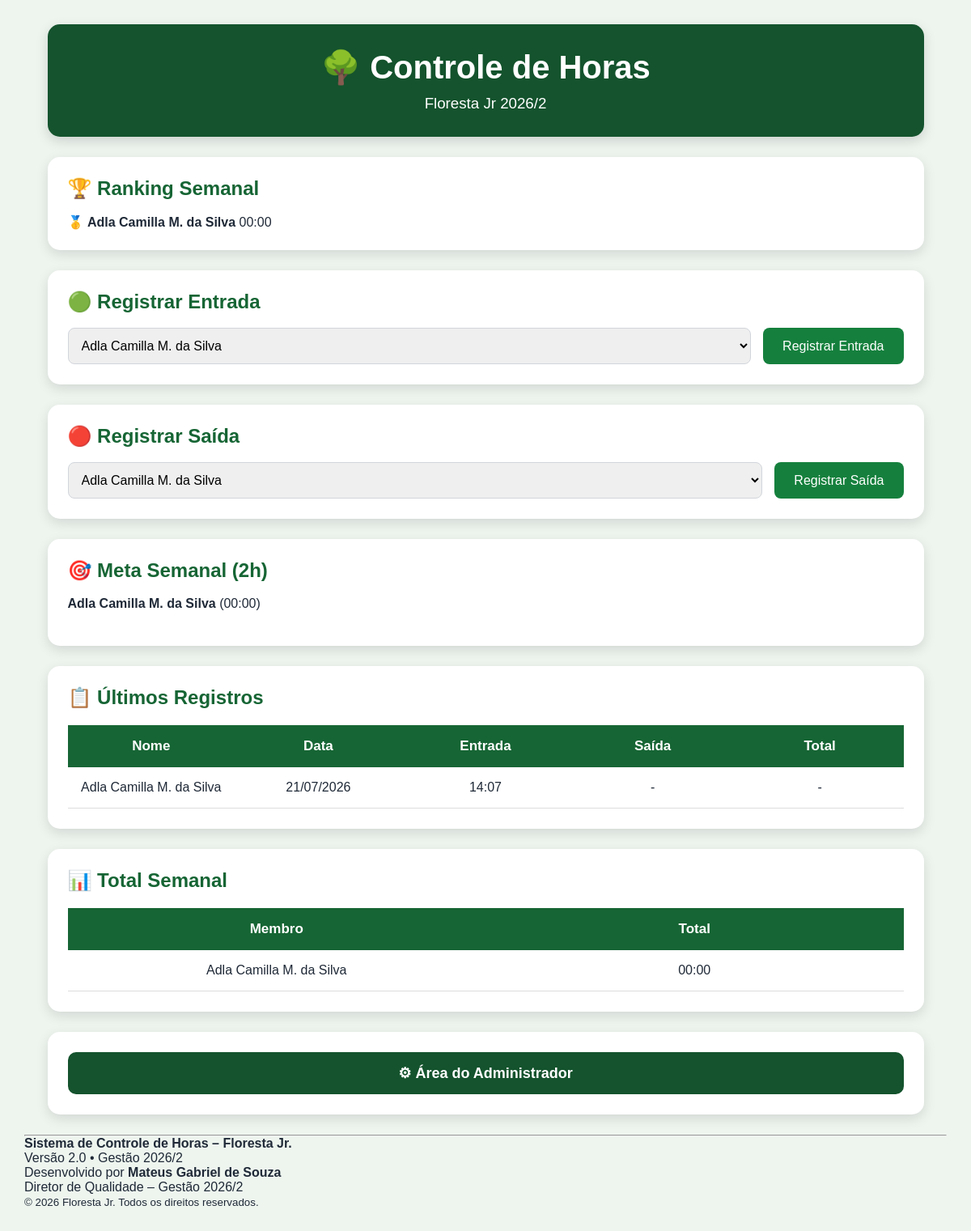
Before: / with the older database file.
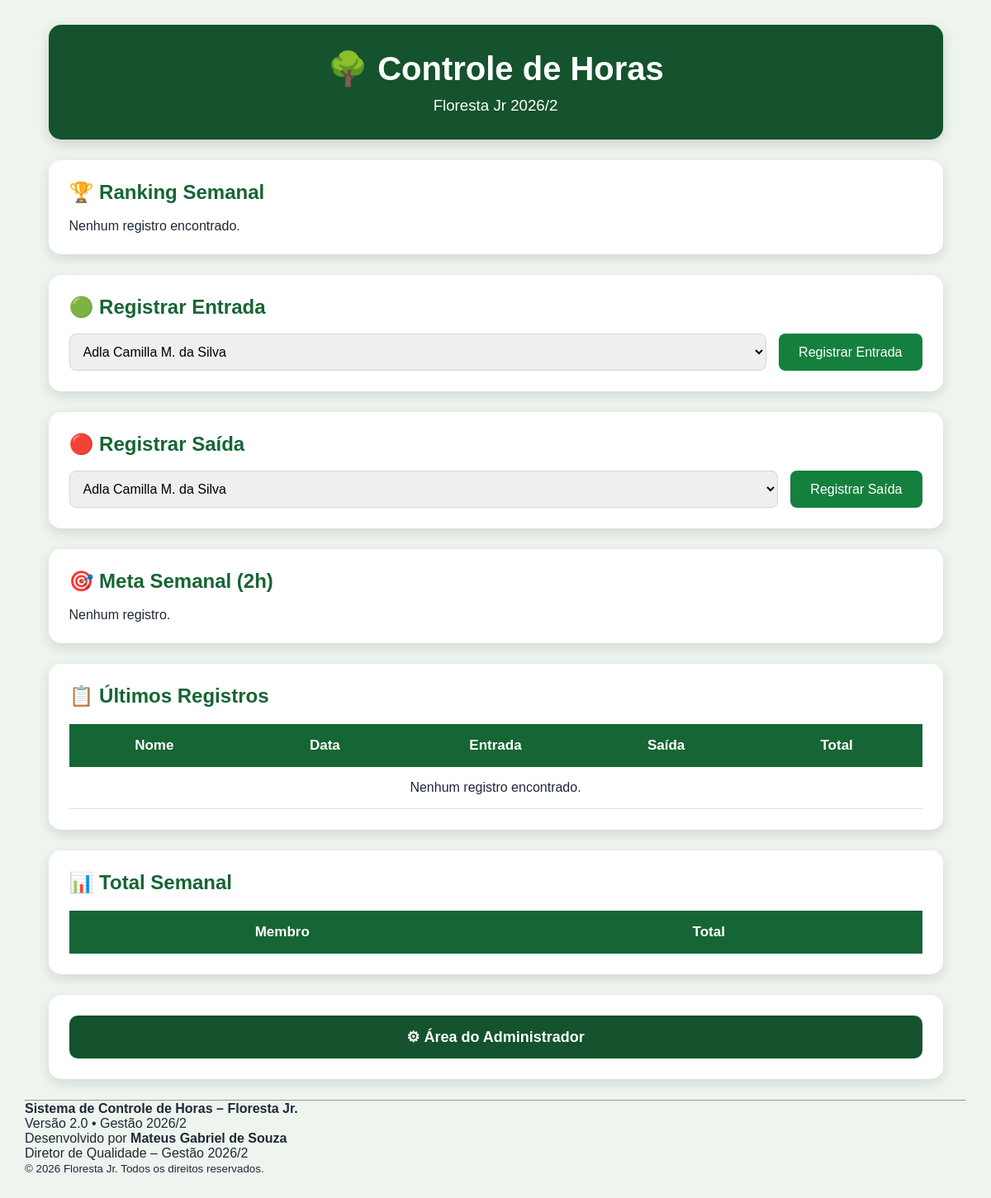
After: the same page with the newer database file.
### tables this page shows
CREATE TABLE registros(

        id INTEGER PRIMARY KEY AUTOINCREMENT,

        nome TEXT NOT NULL,

        data TEXT NOT NULL,

        entrada TEXT NOT NULL,

        saida TEXT,

        total TEXT

    , distancia TEXT);

### rotas.py (the view)
    @app.route("/")
    def home():
        registros = listar_registros()
        return render_template(
            "index.html",
            membros=MEMBROS,
            registros=registros,
            ranking=ranking_top3(),
            semanal=total_semanal(),
            progresso=progresso_meta()
        )

### banco.py (called while the page is built)
def conectar():
    return sqlite3.connect(BANCO)

def listar_registros():
    conn = conectar()
    conn.row_factory = sqlite3.Row
    cursor = conn.cursor()
    cursor.execute("""

        SELECT *

        FROM registros

        ORDER BY id DESC

    """)
    registros = cursor.fetchall()
    conn.close()
    return registros

### utils.py (called while the page is built)
def hora_para_minutos(hora):
    try:
        h, m = map(int, hora.split(":"))
        return h * 60 + m
    except:
        return 0

def minutos_para_hora(minutos):
    horas = minutos // 60
    minutos = minutos % 60
    return f"{horas:02d}:{minutos:02d}"

def total_semanal():
    registros = listar_registros()
    hoje = datetime.now()
    semana = hoje - timedelta(days=7)
    totais = {}
    for r in registros:
        try:
            data = datetime.strptime(r["data"], "%d/%m/%Y")
        except:
            continue
        if data < semana:
            continue
        nome = r["nome"]
        minutos = hora_para_minutos(r["total"])
        totais[nome] = totais.get(nome, 0) + minutos
    resultado = []
    for nome, minutos in totais.items():
        resultado.append({
            "nome": nome,
            "minutos": minutos,
            "total": minutos_para_hora(minutos)
        })
    resultado.sort(
        key=lambda x: x["minutos"],
        reverse=True
    )
    return resultado

def ranking_top3():
    ranking = total_semanal()
    medalhas = ["🥇", "🥈", "🥉"]
    top = []
    for i, pessoa in enumerate(ranking[:3]):
        top.append({
            "pos": medalhas[i],
            "nome": pessoa["nome"],
            "total": pessoa["total"]
        })
    return top

def progresso_meta():
    dados = total_semanal()
    resultado = []
    META = 120
    for pessoa in dados:
        porcentagem = int(
            min(
                pessoa["minutos"] / META * 100,
                100
            )
        )
        resultado.append({
            "nome": pessoa["nome"],
            "total": pessoa["total"],
            "porcentagem": porcentagem
        })
    return resultado

### templates/index.html (shortened to what this page needs)
<!DOCTYPE html>
<html lang="pt-BR">
<head>
    <link rel="stylesheet" href="{{ url_for('static', filename='style.css') }}">
</head>
<body>
<div class="container">
<header>
    <h1>🌳 Controle de Horas</h1>
    <h3>Floresta Jr 2026/2</h3>
</header>
<section class="card">
    <h2>🏆 Ranking Semanal</h2>
    <div class="ranking">
    {% if ranking %}
        {% for pessoa in ranking %}
        <div class="ranking-item">
            <span>{{ pessoa.pos }}</span>
            <strong>{{ pessoa.nome }}</strong>
            <span>{{ pessoa.total }}</span>
        </div>
        {% endfor %}
    {% else %}
        <p>Nenhum registro encontrado.</p>
    {% endif %}
    </div>
</section>
<section class="card">
<h2>🟢 Registrar Entrada</h2>
<form action="/entrada" method="POST" id="formEntrada">
<select name="nome">
{% for membro in membros %}
<option value="{{ membro }}">
{{ membro }}
</option>
{% endfor %}
</select>
<button type="submit">
Registrar Entrada
</button>
</form>
</section>
<section class="card">
<h2>🔴 Registrar Saída</h2>
<form action="/saida" method="POST">
<select name="nome">
{% for membro in membros %}
<option value="{{ membro }}">
{{ membro }}
</option>
{% endfor %}
</select>
<button type="submit">
Registrar Saída
</button>
</form>
</section>
<section class="card">
<h2>🎯 Meta Semanal (2h)</h2>
{% if progresso %}
{% for pessoa in progresso %}
<p>
<strong>{{ pessoa.nome }}</strong>
({{ pessoa.total }})
</p>
<br>
{% endfor %}
{% else %}
<p>Nenhum registro.</p>
{% endif %}
</section>
<section class="card">
<h2>📋 Últimos Registros</h2>
<table>
<thead>
<tr>
<th>Nome</th>
<th>Data</th>
<th>Entrada</th>
<th>Saída</th>
<th>Total</th>
</tr>
</thead>
<tbody>
{% if registros %}
{% for registro in registros %}
<tr>
<td>{{ registro.nome }}</td>
<td>{{ registro.data }}</td>
<td>{{ registro.entrada }}</td>
<td>{{ registro.saida or "-" }}</td>
<td>{{ registro.total or "-" }}</td>
</tr>
{% endfor %}
{% else %}
<tr>
<td colspan="5">
Nenhum registro encontrado.
</td>
</tr>
{% endif %}
</tbody>
</table>
</section>
<section class="card">
<h2>📊 Total Semanal</h2>
<table>
<thead>
<tr>
<th>Membro</th>
<th>Total</th>
</tr>
</thead>
<tbody>
{% for pessoa in semanal %}
<tr>
<td>{{ pessoa.nome }}</td>
<td>{{ pessoa.total }}</td>
</tr>
{% endfor %}
</tbody>
</table>
</section>
<section class="card">
<a href="/admin"
class="botao-admin">
⚙ Área do Administrador
</a>
</section>
</div>
</body>
</html>
<footer class="footer">
    <hr>
    <p><strong>Sistema de Controle de Horas – Floresta Jr.</strong></p>
    <p>Versão 2.0 • Gestão 2026/2</p>
    <p>Desenvolvido por <strong>Mateus Gabriel de Souza</strong></p>
    <p>Diretor de Qualidade – Gestão 2026/2</p>
    <small>© 2026 Floresta Jr. Todos os direitos reservados.</small>
</footer>

### static/style.css (style rules this page uses)
* { margin:0; padding:0; box-sizing:border-box; font-family:Arial, Helvetica, sans-serif; }
body { background:#eef5ef; color:#1f2937; padding:30px; }
.container { width:95%; max-width:1200px; margin:auto; }
header { background:#14532d; color:white; text-align:center; padding:30px; border-radius:15px; margin-bottom:25px; box-shadow:0px 5px 15px rgba(0,0,0,.15); }
header h1 { font-size:40px; }
header h3 { margin-top:10px; font-weight:400; }
.card { background:white; border-radius:15px; padding:25px; margin-bottom:25px; box-shadow:0 5px 15px rgba(0,0,0,.12); }
.card h2 { color:#166534; margin-bottom:18px; }
form { display:flex; gap:15px; flex-wrap:wrap; }
select { flex:1; min-width:260px; padding:12px; border-radius:8px; border:1px solid #d1d5db; font-size:16px; }
button { padding:12px 24px; border:none; border-radius:8px; cursor:pointer; font-size:16px; background:#15803d; color:white; transition:.3s; }
.botao-admin { display:inline-block; width:100%; text-align:center; text-decoration:none; background:#14532d; color:white; padding:15px; border-radius:10px; font-size:18px; font-weight:bold; transition:.3s; }
table { width:100%; border-collapse:collapse; margin-top:20px; table-layout:fixed; }
th { background:#166534; color:white; padding:16px; font-size:17px; text-align:center; }
td { padding:16px; font-size:16px; text-align:center; border-bottom:1px solid #ddd; word-wrap:break-word; }

Changed rows visible on the page:
removed registros: pos "🥇", nome "Adla Camilla M. da Silva", total "00:00", data "21/07/2026", entrada "14:07", saida "-", total "-"
Other visible differences:
text now shown: "Nenhum registro encontrado. Nenhum registro. Nenhum registro encontrado."
